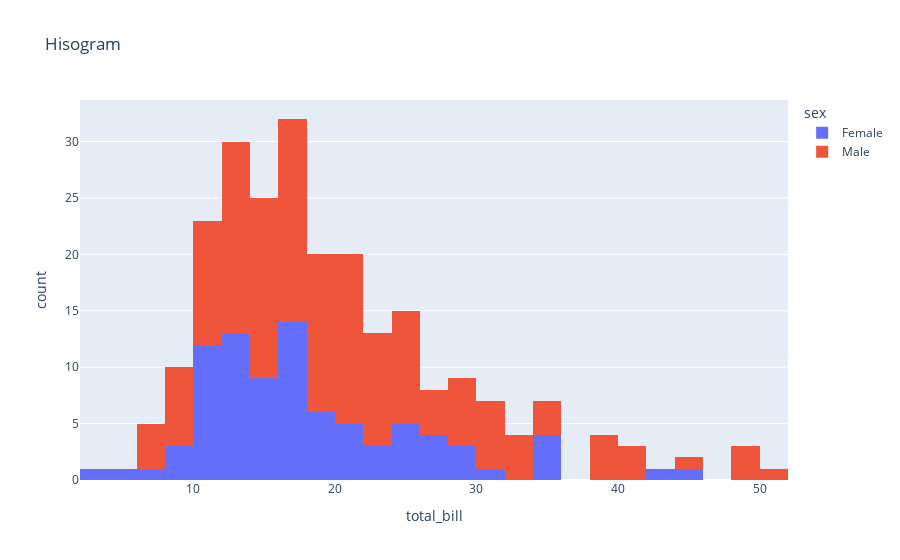

The cell this chart's notebook holds for it:
### Code cell
# histogram

import plotly.express as px
df = px.data.tips()
print(df.head())

fig = px.histogram(df,x='total_bill',color='sex',title='Hisogram')
fig.show()

### Figure 1 — Plotly figure (JSON) as saved in the notebook; plotly's stock layout.template omitted (floating-point values rounded to 4 significant figures; data arrays with more than 128 entries replaced by an {"elided": "..."} marker saying what was removed)
{"data": [{"bingroup": "x", "hovertemplate": "sex=Female<br>total_bill=%{x}<br>count=%{y}<extra></extra>", "legendgroup": "Female", "marker": {"color": "#636efa", "pattern": {"shape": ""}}, "name": "Female", "orientation": "v", "showlegend": true, "type": "histogram", "x": [16.99, 24.59, 35.26, 14.83, 10.33, 16.97, 20.29, 15.77, 19.65, 15.06, 20.69, 16.93, 10.29, 34.81, 26.41, 16.45, 3.07, 17.07, 26.86, 25.28, 14.73, 10.07, 34.83, 5.75, 16.32, 22.75, 11.35, 15.38, 44.3, 22.42, 20.92, 14.31, 7.25, 25.71, 17.31, 10.65, 12.43, 24.08, 13.42, 12.48, 29.8, 14.52, 11.38, 20.27, 11.17, 12.26, 18.26, 8.51, 10.33, 14.15, 13.16, 17.47, 27.05, 16.43, 8.35, 18.64, 11.87, 29.85, 25.0, 13.39, 16.21, 17.51, 10.59, 10.63, 9.6, 20.9, 18.15, 19.81, 43.11, 13.0, 12.74, 13.0, 16.4, 16.47, 12.76, 13.27, 28.17, 12.9, 30.14, 13.42, 15.98, 16.27, 10.09, 22.12, 35.83, 27.18, 18.78], "xaxis": "x", "yaxis": "y"}, {"bingroup": "x", "hovertemplate": "sex=Male<br>total_bill=%{x}<br>count=%{y}<extra></extra>", "legendgroup": "Male", "marker": {"color": "#EF553B", "pattern": {"shape": ""}}, "name": "Male", "orientation": "v", "showlegend": true, "type": "histogram", "x": {"elided": "157 float values"}, "xaxis": "x", "yaxis": "y"}], "layout": {"barmode": "relative", "legend": {"title": {"text": "sex"}, "tracegroupgap": 0}, "title": {"text": "Hisogram"}, "xaxis": {"anchor": "y", "domain": [0, 1], "title": {"text": "total_bill"}}, "yaxis": {"anchor": "x", "domain": [0, 1], "title": {"text": "count"}}}}
